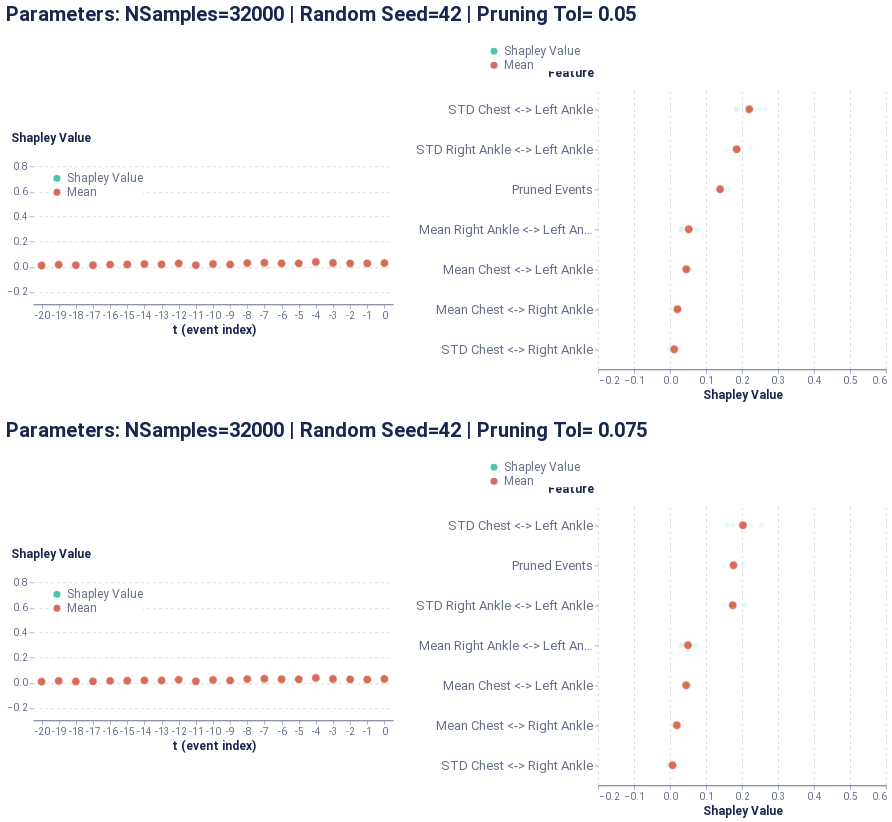

Notebook source saved alongside this figure:
### Code cell
global_plot

### Figure 1 — Vega-Lite specification as saved in the notebook (floating-point values rounded to 4 significant figures)
{"config": {"axis": {"domain": true, "domainColor": "#666F89", "grid": false, "gridCap": "round", "gridColor": "#B3B7C4", "gridDash": [2, 4], "gridWidth": 0.5, "labelColor": "#666F89", "labelFont": "Roboto, Arial, sans-serif", "labelPadding": 2, "tickColor": "#666F89", "tickOpacity": 0.5, "tickSize": 4, "titleColor": "#19274E", "titleFont": "Roboto, Arial, sans-serif", "titleFontSize": 12}, "axisBand": {"domain": true, "labelPadding": 4, "ticks": false}, "axisY": {"domain": false, "titleAlign": "left", "titleAngle": 0, "titleX": -20, "titleY": -10}, "legend": {"labelColor": "#666F89", "labelFont": "Roboto, Arial, sans-serif", "labelFontSize": 12, "symbolSize": 40, "titleColor": "#19274E", "titleFont": "Roboto, Arial, sans-serif", "titleFontSize": 12, "titlePadding": 4}, "arc": {"stroke": "#FFFFFF", "strokeWidth": 1}, "bar": {"fill": "#2770EB", "stroke": null}, "line": {"stroke": "#2770EB", "strokeWidth": 2}, "path": {"stroke": "#2770EB", "strokeWidth": 0.5}, "point": {"fill": "#2770EB", "shape": "circle", "filled": true}, "rect": {"fill": "#2770EB"}, "rule": {"stroke": "#666F89"}, "shape": {"stroke": "#2770EB"}, "text": {"color": "#19274E", "font": "Roboto, Arial, sans-serif", "fontSize": 12}, "range": {"category": ["#2770EB", "#77B98A", "#DA5252", "#FFC400", "#A87AEA", "#00A39E", "#19274E"], "diverging": ["#006360", "#2BB3AE", "#96D9D7", "#FFFFFF", "#EDAAAA", "#DA5252", "#811D1D"], "heatmap": ["#18448F", "#1B4EA5", "#2770EB", "#4C88EE", "#82ACF3", "#A6C4F7", "#E9F1FD"], "ramp": ["#18448F", "#1B4EA5", "#2770EB", "#4C88EE", "#82ACF3", "#A6C4F7", "#E9F1FD"]}, "background": "#FFFFFF", "group": {"fill": "#FFFFFF"}, "header": {"labelColor": "#19274E", "labelFont": "Roboto, Arial, sans-serif", "labelFontSize": 12, "titleColor": "#19274E", "titleFont": "Roboto, Arial, sans-serif", "titleFontSize": 16}, "title": {"anchor": "start", "color": "#19274E", "font": "Roboto, Arial, sans-serif", "fontSize": 20, "fontWeight": "bold", "offset": 20, "subtitleColor": "#19274E", "subtitleFontSize": 16}, "view": {"continuousHeight": 300, "continuousWidth": 400, "stroke": "transparent"}}, "vconcat": [{"hconcat": [{"vconcat": [{"mark": {"type": "point", "stroke": "white", "strokeWidth": 0.6}, "encoding": {"color": {"type": "nominal", "field": "type", "legend": {"fillColor": "white", "orient": "top-left", "symbolSize": 50, "symbolStrokeWidth": 0, "title": null}, "scale": {"domain": ["Shapley Value", "Mean"], "range": ["#48caaa", "#d76d58"]}}, "opacity": {"condition": {"value": 1.0, "test": "(datum.type === 'Mean')"}, "value": 0.2}, "size": {"condition": {"value": 70, "test": "(datum.type === 'Mean')"}, "value": 30}, "x": {"type": "ordinal", "axis": {"labelAngle": 0}, "field": "t (event index)"}, "y": {"type": "quantitative", "axis": {"grid": true, "titleX": -23}, "field": "Shapley Value", "scale": {"domain": [-0.3, 0.9]}, "title": "Shapley Value"}}, "height": 150, "width": 360}], "data": {"name": "data-d60c69cc99780d2d0ff21992a009db39"}}, {"vconcat": [{"mark": {"type": "point", "stroke": "white", "strokeWidth": 0.6}, "encoding": {"color": {"type": "nominal", "field": "type", "legend": {"fillColor": "white", "orient": "bottom-right", "symbolSize": 50, "symbolStrokeWidth": 0, "title": null}, "scale": {"domain": ["Shapley Value", "Mean"], "range": ["#618FE0", "#d76d58"]}}, "opacity": {"condition": {"value": 1.0, "test": "(datum.type === 'Mean')"}, "value": 0.1}, "size": {"condition": {"value": 70, "test": "(datum.type === 'Mean')"}, "value": 30}, "x": {"type": "quantitative", "axis": {"grid": true, "title": "Shapley Value"}, "field": "Shapley Value", "scale": {"domain": [-0.2, 0.6]}}, "y": {"type": "ordinal", "axis": {"labelFontSize": 13, "titleX": -51}, "field": "Feature", "sort": ["STD Chest <-> Left Ankle", "STD Right Ankle <-> Left Ankle", "Pruned Events", "Mean Right Ankle <-> Left Ankle", "Mean Chest <-> Left Ankle", "Mean Chest <-> Right Ankle", "STD Chest <-> Right Ankle"]}}, "height": 280, "width": 288}], "data": {"name": "data-f8e7e81a1dedeb433da0001086078ae6"}}], "center": true, "title": "Parameters: NSamples=32000 | Random Seed=42 | Pruning Tol= 0.05"}, {"hconcat": [{"vconcat": [{"mark": {"type": "point", "stroke": "white", "strokeWidth": 0.6}, "encoding": {"color": {"type": "nominal", "field": "type", "legend": {"fillColor": "white", "orient": "top-left", "symbolSize": 50, "symbolStrokeWidth": 0, "title": null}, "scale": {"domain": ["Shapley Value", "Mean"], "range": ["#48caaa", "#d76d58"]}}, "opacity": {"condition": {"value": 1.0, "test": "(datum.type === 'Mean')"}, "value": 0.2}, "size": {"condition": {"value": 70, "test": "(datum.type === 'Mean')"}, "value": 30}, "x": {"type": "ordinal", "axis": {"labelAngle": 0}, "field": "t (event index)"}, "y": {"type": "quantitative", "axis": {"grid": true, "titleX": -23}, "field": "Shapley Value", "scale": {"domain": [-0.3, 0.9]}, "title": "Shapley Value"}}, "height": 150, "width": 360}], "data": {"name": "data-256a38063b726c474d8459033a6329f5"}}, {"vconcat": [{"mark": {"type": "point", "stroke": "white", "strokeWidth": 0.6}, "encoding": {"color": {"type": "nominal", "field": "type", "legend": {"fillColor": "white", "orient": "bottom-right", "symbolSize": 50, "symbolStrokeWidth": 0, "title": null}, "scale": {"domain": ["Shapley Value", "Mean"], "range": ["#618FE0", "#d76d58"]}}, "opacity": {"condition": {"value": 1.0, "test": "(datum.type === 'Mean')"}, "value": 0.1}, "size": {"condition": {"value": 70, "test": "(datum.type === 'Mean')"}, "value": 30}, "x": {"type": "quantitative", "axis": {"grid": true, "title": "Shapley Value"}, "field": "Shapley Value", "scale": {"domain": [-0.2, 0.6]}}, "y": {"type": "ordinal", "axis": {"labelFontSize": 13, "titleX": -51}, "field": "Feature", "sort": ["STD Chest <-> Left Ankle", "Pruned Events", "STD Right Ankle <-> Left Ankle", "Mean Right Ankle <-> Left Ankle", "Mean Chest <-> Left Ankle", "Mean Chest <-> Right Ankle", "STD Chest <-> Right Ankle"]}}, "height": 280, "width": 288}], "data": {"name": "data-920ecfe08295e01ab7f50500e97d60e1"}}], "center": true, "title": "Parameters: NSamples=32000 | Random Seed=42 | Pruning Tol= 0.075"}], "$schema": "https://vega.github.io/schema/vega-lite/v4.8.1.json", "datasets": {"data-d60c69cc99780d2d0ff21992a009db39": [{"Shapley Value": 0.01576, "t (event index)": 0, "type": "Shapley Value"}, {"Shapley Value": 0.01585, "t (event index)": -1, "type": "Shapley Value"}, {"Shapley Value": 0.02848, "t (event index)": -2, "type": "Shapley Value"}, {"Shapley Value": 0.03599, "t (event index)": -3, "type": "Shapley Value"}, {"Shapley Value": 0.05024, "t (event index)": -4, "type": "Shapley Value"}, {"Shapley Value": 0.02032, "t (event index)": -5, "type": "Shapley Value"}, {"Shapley Value": 0.006493, "t (event index)": -6, "type": "Shapley Value"}, {"Shapley Value": 0.03596, "t (event index)": -7, "type": "Shapley Value"}, {"Shapley Value": 0.04028, "t (event index)": -8, "type": "Shapley Value"}, {"Shapley Value": 0.01212, "t (event index)": -9, "type": "Shapley Value"}, {"Shapley Value": 0.01267, "t (event index)": -10, "type": "Shapley Value"}, {"Shapley Value": 0.0007247, "t (event index)": -11, "type": "Shapley Value"}, {"Shapley Value": 0.0338, "t (event index)": -12, "type": "Shapley Value"}, {"Shapley Value": 0.02076, "t (event index)": -13, "type": "Shapley Value"}, {"Shapley Value": 0.02993, "t (event index)": -14, "type": "Shapley Value"}, {"Shapley Value": 0.01697, "t (event index)": -15, "type": "Shapley Value"}, {"Shapley Value": 0.02084, "t (event index)": -16, "type": "Shapley Value"}, {"Shapley Value": 0.02234, "t (event index)": -17, "type": "Shapley Value"}, {"Shapley Value": 0.01133, "t (event index)": -18, "type": "Shapley Value"}, {"Shapley Value": 0.0192, "t (event index)": -19, "type": "Shapley Value"}, {"Shapley Value": 0.00686, "t (event index)": -20, "type": "Shapley Value"}, {"Shapley Value": 0.04315, "t (event index)": 0, "type": "Shapley Value"}, {"Shapley Value": 0.03716, "t (event index)": -1, "type": "Shapley Value"}, {"Shapley Value": 0.009571, "t (event index)": -2, "type": "Shapley Value"}, {"Shapley Value": 0.007423, "t (event index)": -3, "type": "Shapley Value"}, {"Shapley Value": 0.04212, "t (event index)": -4, "type": "Shapley Value"}, {"Shapley Value": 0.02315, "t (event index)": -5, "type": "Shapley Value"}, {"Shapley Value": 0.03989, "t (event index)": -6, "type": "Shapley Value"}, {"Shapley Value": 0.04335, "t (event index)": -7, "type": "Shapley Value"}, {"Shapley Value": 0.02048, "t (event index)": -8, "type": "Shapley Value"}, {"Shapley Value": 0.01437, "t (event index)": -9, "type": "Shapley Value"}, {"Shapley Value": 0.03465, "t (event index)": -10, "type": "Shapley Value"}, {"Shapley Value": 0.01178, "t (event index)": -11, "type": "Shapley Value"}, {"Shapley Value": 0.02424, "t (event index)": -12, "type": "Shapley Value"}, {"Shapley Value": 0.0193, "t (event index)": -13, "type": "Shapley Value"}, {"Shapley Value": 0.02249, "t (event index)": -14, "type": "Shapley Value"}, {"Shapley Value": 0.02226, "t (event index)": -15, "type": "Shapley Value"}, {"Shapley Value": 0.01312, "t (event index)": -16, "type": "Shapley Value"}, {"Shapley Value": 0.01032, "t (event index)": -17, "type": "Shapley Value"}, {"Shapley Value": 0.01546, "t (event index)": -18, "type": "Shapley Value"}, {"Shapley Value": 0.01555, "t (event index)": -19, "type": "Shapley Value"}, {"Shapley Value": 0.01141, "t (event index)": -20, "type": "Shapley Value"}, {"Shapley Value": 0.03409, "t (event index)": 0, "type": "Shapley Value"}, {"Shapley Value": 0.02847, "t (event index)": -1, "type": "Shapley Value"}, {"Shapley Value": 0.02948, "t (event index)": -2, "type": "Shapley Value"}, {"Shapley Value": 0.03224, "t (event index)": -3, "type": "Shapley Value"}, {"Shapley Value": 0.04638, "t (event index)": -4, "type": "Shapley Value"}, {"Shapley Value": 0.03901, "t (event index)": -5, "type": "Shapley Value"}, {"Shapley Value": 0.03758, "t (event index)": -6, "type": "Shapley Value"}, {"Shapley Value": 0.006935, "t (event index)": -7, "type": "Shapley Value"}, {"Shapley Value": 0.03232, "t (event index)": -8, "type": "Shapley Value"}, {"Shapley Value": 0.02599, "t (event index)": -9, "type": "Shapley Value"}, {"Shapley Value": 0.03409, "t (event index)": -10, "type": "Shapley Value"}, {"Shapley Value": 0.02238, "t (event index)": -11, "type": "Shapley Value"}, {"Shapley Value": 0.03573, "t (event index)": -12, "type": "Shapley Value"}, {"Shapley Value": 0.01417, "t (event index)": -13, "type": "Shapley Value"}, {"Shapley Value": 0.01549, "t (event index)": -14, "type": "Shapley Value"}, {"Shapley Value": 0.01154, "t (event index)": -15, "type": "Shapley Value"}, {"Shapley Value": 0.02625, "t (event index)": -16, "type": "Shapley Value"}, {"Shapley Value": 0.0119, "t (event index)": -17, "type": "Shapley Value"}, {"Shapley Value": 0.01283, "t (event index)": -18, "type": "Shapley Value"}, {"Shapley Value": 0.01424, "t (event index)": -19, "type": "Shapley Value"}, {"Shapley Value": 0.01232, "t (event index)": -20, "type": "Shapley Value"}, {"Shapley Value": 0.02424, "t (event index)": 0, "type": "Shapley Value"}, {"Shapley Value": 0.02455, "t (event index)": -1, "type": "Shapley Value"}, {"Shapley Value": 0.03602, "t (event index)": -2, "type": "Shapley Value"}, {"Shapley Value": 0.04547, "t (event index)": -3, "type": "Shapley Value"}, {"Shapley Value": 0.01572, "t (event index)": -4, "type": "Shapley Value"}, {"Shapley Value": 0.0253, "t (event index)": -5, "type": "Shapley Value"}, {"Shapley Value": 0.02417, "t (event index)": -6, "type": "Shapley Value"}, {"Shapley Value": 0.04048, "t (event index)": -7, "type": "Shapley Value"}, {"Shapley Value": 0.02456, "t (event index)": -8, "type": "Shapley Value"}, {"Shapley Value": 0.02061, "t (event index)": -9, "type": "Shapley Value"}, {"Shapley Value": 0.004974, "t (event index)": -10, "type": "Shapley Value"}, {"Shapley Value": 0.01646, "t (event index)": -11, "type": "Shapley Value"}, {"Shapley Value": 0.01196, "t (event index)": -12, "type": "Shapley Value"}, {"Shapley Value": 0.01894, "t (event index)": -13, "type": "Shapley Value"}, {"Shapley Value": 0.01922, "t (event index)": -14, "type": "Shapley Value"}, {"Shapley Value": 0.02159, "t (event index)": -15, "type": "Shapley Value"}, {"Shapley Value": 0.00883, "t (event index)": -16, "type": "Shapley Value"}, {"Shapley Value": 0.005221, "t (event index)": -17, "type": "Shapley Value"}, {"Shapley Value": 0.01161, "t (event index)": -18, "type": "Shapley Value"}, {"Shapley Value": 0.01419, "t (event index)": -19, "type": "Shapley Value"}, {"Shapley Value": 0.009731, "t (event index)": -20, "type": "Shapley Value"}, {"Shapley Value": 0.01008, "t (event index)": -20, "type": "Mean"}, {"Shapley Value": 0.01579, "t (event index)": -19, "type": "Mean"}, {"Shapley Value": 0.01281, "t (event index)": -18, "type": "Mean"}, {"Shapley Value": 0.01245, "t (event index)": -17, "type": "Mean"}, {"Shapley Value": 0.01726, "t (event index)": -16, "type": "Mean"}, {"Shapley Value": 0.01809, "t (event index)": -15, "type": "Mean"}, {"Shapley Value": 0.02178, "t (event index)": -14, "type": "Mean"}, {"Shapley Value": 0.01829, "t (event index)": -13, "type": "Mean"}, {"Shapley Value": 0.02643, "t (event index)": -12, "type": "Mean"}, {"Shapley Value": 0.01284, "t (event index)": -11, "type": "Mean"}, {"Shapley Value": 0.0216, "t (event index)": -10, "type": "Mean"}, {"Shapley Value": 0.01827, "t (event index)": -9, "type": "Mean"}, {"Shapley Value": 0.02941, "t (event index)": -8, "type": "Mean"}, {"Shapley Value": 0.03168, "t (event index)": -7, "type": "Mean"}, {"Shapley Value": 0.02703, "t (event index)": -6, "type": "Mean"}, {"Shapley Value": 0.02695, "t (event index)": -5, "type": "Mean"}, {"Shapley Value": 0.03861, "t (event index)": -4, "type": "Mean"}, {"Shapley Value": 0.03028, "t (event index)": -3, "type": "Mean"}, {"Shapley Value": 0.02589, "t (event index)": -2, "type": "Mean"}, {"Shapley Value": 0.02651, "t (event index)": -1, "type": "Mean"}, {"Shapley Value": 0.02931, "t (event index)": 0, "type": "Mean"}], "data-f8e7e81a1dedeb433da0001086078ae6": [{"Shapley Value": 0.02423, "Feature": "Mean Chest <-> Right Ankle", "type": "Shapley Value"}, {"Shapley Value": 0.02099, "Feature": "STD Chest <-> Right Ankle", "type": "Shapley Value"}, {"Shapley Value": 0.04744, "Feature": "Mean Chest <-> Left Ankle", "type": "Shapley Value"}, {"Shapley Value": 0.2483, "Feature": "STD Chest <-> Left Ankle", "type": "Shapley Value"}, {"Shapley Value": 0.03193, "Feature": "Mean Right Ankle <-> Left Ankle", "type": "Shapley Value"}, {"Shapley Value": 0.1534, "Feature": "STD Right Ankle <-> Left Ankle", "type": "Shapley Value"}, {"Shapley Value": 0.1369, "Feature": "Pruned Events", "type": "Shapley Value"}, {"Shapley Value": 0.02461, "Feature": "Mean Chest <-> Right Ankle", "type": "Shapley Value"}, {"Shapley Value": 0.02459, "Feature": "STD Chest <-> Right Ankle", "type": "Shapley Value"}, {"Shapley Value": 0.03885, "Feature": "Mean Chest <-> Left Ankle", "type": "Shapley Value"}, {"Shapley Value": 0.1864, "Feature": "STD Chest <-> Left Ankle", "type": "Shapley Value"}, {"Shapley Value": 0.07852, "Feature": "Mean Right Ankle <-> Left Ankle", "type": "Shapley Value"}, {"Shapley Value": 0.186, "Feature": "STD Right Ankle <-> Left Ankle", "type": "Shapley Value"}, {"Shapley Value": 0.1623, "Feature": "Pruned Events", "type": "Shapley Value"}, {"Shapley Value": 0.02193, "Feature": "Mean Chest <-> Right Ankle", "type": "Shapley Value"}, {"Shapley Value": 0.0007047, "Feature": "STD Chest <-> Right Ankle", "type": "Shapley Value"}, {"Shapley Value": 0.05525, "Feature": "Mean Chest <-> Left Ankle", "type": "Shapley Value"}, {"Shapley Value": 0.2626, "Feature": "STD Chest <-> Left Ankle", "type": "Shapley Value"}, {"Shapley Value": 0.06654, "Feature": "Mean Right Ankle <-> Left Ankle", "type": "Shapley Value"}, {"Shapley Value": 0.1787, "Feature": "STD Right Ankle <-> Left Ankle", "type": "Shapley Value"}, {"Shapley Value": 0.1231, "Feature": "Pruned Events", "type": "Shapley Value"}, {"Shapley Value": 0.01205, "Feature": "Mean Chest <-> Right Ankle", "type": "Shapley Value"}, {"Shapley Value": 8.226e-06, "Feature": "STD Chest <-> Right Ankle", "type": "Shapley Value"}, {"Shapley Value": 0.03964, "Feature": "Mean Chest <-> Left Ankle", "type": "Shapley Value"}, {"Shapley Value": 0.1836, "Feature": "STD Chest <-> Left Ankle", "type": "Shapley Value"}, {"Shapley Value": 0.03181, "Feature": "Mean Right Ankle <-> Left Ankle", "type": "Shapley Value"}, {"Shapley Value": 0.2225, "Feature": "STD Right Ankle <-> Left Ankle", "type": "Shapley Value"}, {"Shapley Value": 0.1343, "Feature": "Pruned Events", "type": "Shapley Value"}, {"Shapley Value": 0.1392, "Feature": "Pruned Events", "type": "Mean"}, {"Shapley Value": 0.02071, "Feature": "Mean Chest <-> Right Ankle", "type": "Mean"}, {"Shapley Value": 0.0453, "Feature": "Mean Chest <-> Left Ankle", "type": "Mean"}, {"Shapley Value": 0.0522, "Feature": "Mean Right Ankle <-> Left Ankle", "type": "Mean"}, {"Shapley Value": 0.01157, "Feature": "STD Chest <-> Right Ankle", "type": "Mean"}, {"Shapley Value": 0.2202, "Feature": "STD Chest <-> Left Ankle", "type": "Mean"}, {"Shapley Value": 0.1852, "Feature": "STD Right Ankle <-> Left Ankle", "type": "Mean"}], "data-256a38063b726c474d8459033a6329f5": [{"Shapley Value": 0.01675, "t (event index)": 0, "type": "Shapley Value"}, {"Shapley Value": 0.01402, "t (event index)": -1, "type": "Shapley Value"}, {"Shapley Value": 0.03025, "t (event index)": -2, "type": "Shapley Value"}, {"Shapley Value": 0.03757, "t (event index)": -3, "type": "Shapley Value"}, {"Shapley Value": 0.05027, "t (event index)": -4, "type": "Shapley Value"}, {"Shapley Value": 0.02033, "t (event index)": -5, "type": "Shapley Value"}, {"Shapley Value": 0.006961, "t (event index)": -6, "type": "Shapley Value"}, {"Shapley Value": 0.03566, "t (event index)": -7, "type": "Shapley Value"}, {"Shapley Value": 0.04067, "t (event index)": -8, "type": "Shapley Value"}, {"Shapley Value": 0.01272, "t (event index)": -9, "type": "Shapley Value"}, {"Shapley Value": 0.01284, "t (event index)": -10, "type": "Shapley Value"}, {"Shapley Value": 0.0, "t (event index)": -11, "type": "Shapley Value"}, {"Shapley Value": 0.03079, "t (event index)": -12, "type": "Shapley Value"}, {"Shapley Value": 0.01997, "t (event index)": -13, "type": "Shapley Value"}, {"Shapley Value": 0.02695, "t (event index)": -14, "type": "Shapley Value"}, {"Shapley Value": 0.01418, "t (event index)": -15, "type": "Shapley Value"}, {"Shapley Value": 0.01733, "t (event index)": -16, "type": "Shapley Value"}, {"Shapley Value": 0.02059, "t (event index)": -17, "type": "Shapley Value"}, {"Shapley Value": 0.008945, "t (event index)": -18, "type": "Shapley Value"}, {"Shapley Value": 0.01636, "t (event index)": -19, "type": "Shapley Value"}, {"Shapley Value": 0.005046, "t (event index)": -20, "type": "Shapley Value"}, {"Shapley Value": 0.04494, "t (event index)": 0, "type": "Shapley Value"}, {"Shapley Value": 0.03542, "t (event index)": -1, "type": "Shapley Value"}, {"Shapley Value": 0.01159, "t (event index)": -2, "type": "Shapley Value"}, {"Shapley Value": 0.008751, "t (event index)": -3, "type": "Shapley Value"}, {"Shapley Value": 0.04202, "t (event index)": -4, "type": "Shapley Value"}, {"Shapley Value": 0.02349, "t (event index)": -5, "type": "Shapley Value"}, {"Shapley Value": 0.03984, "t (event index)": -6, "type": "Shapley Value"}, {"Shapley Value": 0.0428, "t (event index)": -7, "type": "Shapley Value"}, {"Shapley Value": 0.02174, "t (event index)": -8, "type": "Shapley Value"}, {"Shapley Value": 0.01521, "t (event index)": -9, "type": "Shapley Value"}, {"Shapley Value": 0.03484, "t (event index)": -10, "type": "Shapley Value"}, {"Shapley Value": 0.009258, "t (event index)": -11, "type": "Shapley Value"}, {"Shapley Value": 0.02104, "t (event index)": -12, "type": "Shapley Value"}, {"Shapley Value": 0.01853, "t (event index)": -13, "type": "Shapley Value"}, {"Shapley Value": 0.01912, "t (event index)": -14, "type": "Shapley Value"}, {"Shapley Value": 0.01925, "t (event index)": -15, "type": "Shapley Value"}, {"Shapley Value": 0.0104, "t (event index)": -16, "type": "Shapley Value"}, {"Shapley Value": 0.009137, "t (event index)": -17, "type": "Shapley Value"}, {"Shapley Value": 0.01222, "t (event index)": -18, "type": "Shapley Value"}, {"Shapley Value": 0.01399, "t (event index)": -19, "type": "Shapley Value"}, {"Shapley Value": 0.009153, "t (event index)": -20, "type": "Shapley Value"}, {"Shapley Value": 0.03507, "t (event index)": 0, "type": "Shapley Value"}, {"Shapley Value": 0.02803, "t (event index)": -1, "type": "Shapley Value"}, {"Shapley Value": 0.02963, "t (event index)": -2, "type": "Shapley Value"}, {"Shapley Value": 0.03116, "t (event index)": -3, "type": "Shapley Value"}, {"Shapley Value": 0.04681, "t (event index)": -4, "type": "Shapley Value"}, {"Shapley Value": 0.03913, "t (event index)": -5, "type": "Shapley Value"}, {"Shapley Value": 0.03849, "t (event index)": -6, "type": "Shapley Value"}, {"Shapley Value": 0.007815, "t (event index)": -7, "type": "Shapley Value"}, {"Shapley Value": 0.03118, "t (event index)": -8, "type": "Shapley Value"}, {"Shapley Value": 0.02536, "t (event index)": -9, "type": "Shapley Value"}, {"Shapley Value": 0.03531, "t (event index)": -10, "type": "Shapley Value"}, {"Shapley Value": 0.02128, "t (event index)": -11, "type": "Shapley Value"}, {"Shapley Value": 0.03332, "t (event index)": -12, "type": "Shapley Value"}, {"Shapley Value": 0.01425, "t (event index)": -13, "type": "Shapley Value"}, {"Shapley Value": 0.01359, "t (event index)": -14, "type": "Shapley Value"}, {"Shapley Value": 0.01151, "t (event index)": -15, "type": "Shapley Value"}, {"Shapley Value": 0.02391, "t (event index)": -16, "type": "Shapley Value"}, {"Shapley Value": 0.01142, "t (event index)": -17, "type": "Shapley Value"}, {"Shapley Value": 0.01193, "t (event index)": -18, "type": "Shapley Value"}, {"Shapley Value": 0.01377, "t (event index)": -19, "type": "Shapley Value"}, {"Shapley Value": 0.0118, "t (event index)": -20, "type": "Shapley Value"}, {"Shapley Value": 0.02494, "t (event index)": 0, "type": "Shapley Value"}, {"Shapley Value": 0.02438, "t (event index)": -1, "type": "Shapley Value"}, {"Shapley Value": 0.03636, "t (event index)": -2, "type": "Shapley Value"}, {"Shapley Value": 0.04344, "t (event index)": -3, "type": "Shapley Value"}, {"Shapley Value": 0.01559, "t (event index)": -4, "type": "Shapley Value"}, {"Shapley Value": 0.02538, "t (event index)": -5, "type": "Shapley Value"}, {"Shapley Value": 0.02507, "t (event index)": -6, "type": "Shapley Value"}, {"Shapley Value": 0.04016, "t (event index)": -7, "type": "Shapley Value"}, {"Shapley Value": 0.02363, "t (event index)": -8, "type": "Shapley Value"}, {"Shapley Value": 0.01978, "t (event index)": -9, "type": "Shapley Value"}, {"Shapley Value": 0.006184, "t (event index)": -10, "type": "Shapley Value"}, {"Shapley Value": 0.01491, "t (event index)": -11, "type": "Shapley Value"}, {"Shapley Value": 0.008842, "t (event index)": -12, "type": "Shapley Value"}, {"Shapley Value": 0.01805, "t (event index)": -13, "type": "Shapley Value"}, {"Shapley Value": 0.01622, "t (event index)": -14, "type": "Shapley Value"}, {"Shapley Value": 0.01976, "t (event index)": -15, "type": "Shapley Value"}, {"Shapley Value": 0.007329, "t (event index)": -16, "type": "Shapley Value"}, {"Shapley Value": 0.004665, "t (event index)": -17, "type": "Shapley Value"}, {"Shapley Value": 0.00921, "t (event index)": -18, "type": "Shapley Value"}, {"Shapley Value": 0.01225, "t (event index)": -19, "type": "Shapley Value"}, {"Shapley Value": 0.008979, "t (event index)": -20, "type": "Shapley Value"}, {"Shapley Value": 0.008744, "t (event index)": -20, "type": "Mean"}, {"Shapley Value": 0.0141, "t (event index)": -19, "type": "Mean"}, {"Shapley Value": 0.01058, "t (event index)": -18, "type": "Mean"}, {"Shapley Value": 0.01145, "t (event index)": -17, "type": "Mean"}, {"Shapley Value": 0.01474, "t (event index)": -16, "type": "Mean"}, {"Shapley Value": 0.01617, "t (event index)": -15, "type": "Mean"}, {"Shapley Value": 0.01897, "t (event index)": -14, "type": "Mean"}, {"Shapley Value": 0.0177, "t (event index)": -13, "type": "Mean"}, {"Shapley Value": 0.0235, "t (event index)": -12, "type": "Mean"}, {"Shapley Value": 0.01136, "t (event index)": -11, "type": "Mean"}, {"Shapley Value": 0.02229, "t (event index)": -10, "type": "Mean"}, {"Shapley Value": 0.01827, "t (event index)": -9, "type": "Mean"}, {"Shapley Value": 0.02931, "t (event index)": -8, "type": "Mean"}, {"Shapley Value": 0.03161, "t (event index)": -7, "type": "Mean"}, {"Shapley Value": 0.02759, "t (event index)": -6, "type": "Mean"}, {"Shapley Value": 0.02708, "t (event index)": -5, "type": "Mean"}, {"Shapley Value": 0.03867, "t (event index)": -4, "type": "Mean"}, {"Shapley Value": 0.03023, "t (event index)": -3, "type": "Mean"}, {"Shapley Value": 0.02696, "t (event index)": -2, "type": "Mean"}, {"Shapley Value": 0.02546, "t (event index)": -1, "type": "Mean"}, {"Shapley Value": 0.03043, "t (event index)": 0, "type": "Mean"}], "data-920ecfe08295e01ab7f50500e97d60e1": [{"Shapley Value": 0.02076, "Feature": "Mean Chest <-> Right Ankle", "type": "Shapley Value"}, {"Shapley Value": 0.01334, "Feature": "STD Chest <-> Right Ankle", "type": "Shapley Value"}, {"Shapley Value": 0.04529, "Feature": "Mean Chest <-> Left Ankle", "type": "Shapley Value"}, {"Shapley Value": 0.2242, "Feature": "STD Chest <-> Left Ankle", "type": "Shapley Value"}, {"Shapley Value": 0.03138, "Feature": "Mean Right Ankle <-> Left Ankle", "type": "Shapley Value"}, {"Shapley Value": 0.1469, "Feature": "STD Right Ankle <-> Left Ankle", "type": "Shapley Value"}, {"Shapley Value": 0.1814, "Feature": "Pruned Events", "type": "Shapley Value"}, {"Shapley Value": 0.0234, "Feature": "Mean Chest <-> Right Ankle", "type": "Shapley Value"}, {"Shapley Value": 0.02098, "Feature": "STD Chest <-> Right Ankle", "type": "Shapley Value"}, {"Shapley Value": 0.03718, "Feature": "Mean Chest <-> Left Ankle", "type": "Shapley Value"}, {"Shapley Value": 0.174, "Feature": "STD Chest <-> Left Ankle", "type": "Shapley Value"}, {"Shapley Value": 0.07279, "Feature": "Mean Right Ankle <-> Left Ankle", "type": "Shapley Value"}, {"Shapley Value": 0.1712, "Feature": "STD Right Ankle <-> Left Ankle", "type": "Shapley Value"}, {"Shapley Value": 0.2018, "Feature": "Pruned Events", "type": "Shapley Value"}, {"Shapley Value": 0.01987, "Feature": "Mean Chest <-> Right Ankle", "type": "Shapley Value"}, {"Shapley Value": -0.00193, "Feature": "STD Chest <-> Right Ankle", "type": "Shapley Value"}, {"Shapley Value": 0.05406, "Feature": "Mean Chest <-> Left Ankle", "type": "Shapley Value"}, {"Shapley Value": 0.2541, "Feature": "STD Chest <-> Left Ankle", "type": "Shapley Value"}, {"Shapley Value": 0.06358, "Feature": "Mean Right Ankle <-> Left Ankle", "type": "Shapley Value"}, {"Shapley Value": 0.1706, "Feature": "STD Right Ankle <-> Left Ankle", "type": "Shapley Value"}, {"Shapley Value": 0.1486, "Feature": "Pruned Events", "type": "Shapley Value"}, {"Shapley Value": 0.0117, "Feature": "Mean Chest <-> Right Ankle", "type": "Shapley Value"}, {"Shapley Value": -0.003816, "Feature": "STD Chest <-> Right Ankle", "type": "Shapley Value"}, {"Shapley Value": 0.04294, "Feature": "Mean Chest <-> Left Ankle", "type": "Shapley Value"}, {"Shapley Value": 0.1588, "Feature": "STD Chest <-> Left Ankle", "type": "Shapley Value"}, {"Shapley Value": 0.03178, "Feature": "Mean Right Ankle <-> Left Ankle", "type": "Shapley Value"}, {"Shapley Value": 0.2085, "Feature": "STD Right Ankle <-> Left Ankle", "type": "Shapley Value"}, {"Shapley Value": 0.174, "Feature": "Pruned Events", "type": "Shapley Value"}, {"Shapley Value": 0.1765, "Feature": "Pruned Events", "type": "Mean"}, {"Shapley Value": 0.01893, "Feature": "Mean Chest <-> Right Ankle", "type": "Mean"}, {"Shapley Value": 0.04487, "Feature": "Mean Chest <-> Left Ankle", "type": "Mean"}, {"Shapley Value": 0.04988, "Feature": "Mean Right Ankle <-> Left Ankle", "type": "Mean"}, {"Shapley Value": 0.007144, "Feature": "STD Chest <-> Right Ankle", "type": "Mean"}, {"Shapley Value": 0.2028, "Feature": "STD Chest <-> Left Ankle", "type": "Mean"}, {"Shapley Value": 0.1743, "Feature": "STD Right Ankle <-> Left Ankle", "type": "Mean"}]}}
